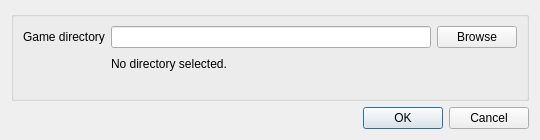
<?xml version="1.0" encoding="UTF-8"?>
<ui version="4.0">
 <class>LoadIndexDialog</class>
 <widget class="QWidget" name="LoadIndexDialog">
  <property name="geometry">
   <rect>
    <x>0</x>
    <y>0</y>
    <width>540</width>
    <height>140</height>
   </rect>
  </property>
  <property name="windowTitle">
   <string>Open game's index</string>
  </property>
  <property name="locale">
   <locale language="English" country="UnitedStates"/>
  </property>
  <layout class="QVBoxLayout" name="verticalLayout_2">
   <item>
    <widget class="QGroupBox" name="groupBox">
     <property name="title">
      <string/>
     </property>
     <property name="flat">
      <bool>false</bool>
     </property>
     <property name="checkable">
      <bool>false</bool>
     </property>
     <property name="checked">
      <bool>false</bool>
     </property>
     <layout class="QHBoxLayout" name="horizontalLayout_7">
      <item>
       <layout class="QVBoxLayout" name="verticalLayout">
        <item>
         <layout class="QFormLayout" name="formLayout">
          <item row="0" column="0">
           <widget class="QLabel" name="label">
            <property name="text">
             <string>Game directory</string>
            </property>
           </widget>
          </item>
          <item row="0" column="1">
           <layout class="QHBoxLayout" name="horizontalLayout">
            <item>
             <widget class="QLineEdit" name="leGameDir">
              <property name="text">
               <string/>
              </property>
             </widget>
            </item>
            <item>
             <widget class="QPushButton" name="pbFindGameDir">
              <property name="text">
               <string>Browse</string>
              </property>
             </widget>
            </item>
           </layout>
          </item>
          <item row="1" column="0">
           <spacer name="horizontalSpacer">
            <property name="orientation">
             <enum>Qt::Orientation::Horizontal</enum>
            </property>
            <property name="sizeHint" stdset="0">
             <size>
              <width>40</width>
              <height>20</height>
             </size>
            </property>
           </spacer>
          </item>
          <item row="1" column="1">
           <widget class="QLabel" name="lblDetectStatus">
            <property name="text">
             <string>No directory selected.</string>
            </property>
           </widget>
          </item>
         </layout>
        </item>
       </layout>
      </item>
     </layout>
    </widget>
   </item>
   <item>
    <widget class="QDialogButtonBox" name="buttonBox">
     <property name="orientation">
      <enum>Qt::Orientation::Horizontal</enum>
     </property>
     <property name="standardButtons">
      <set>QDialogButtonBox::StandardButton::Cancel|QDialogButtonBox::StandardButton::Ok</set>
     </property>
     <property name="centerButtons">
      <bool>false</bool>
     </property>
    </widget>
   </item>
  </layout>
 </widget>
 <resources/>
 <connections/>
</ui>
